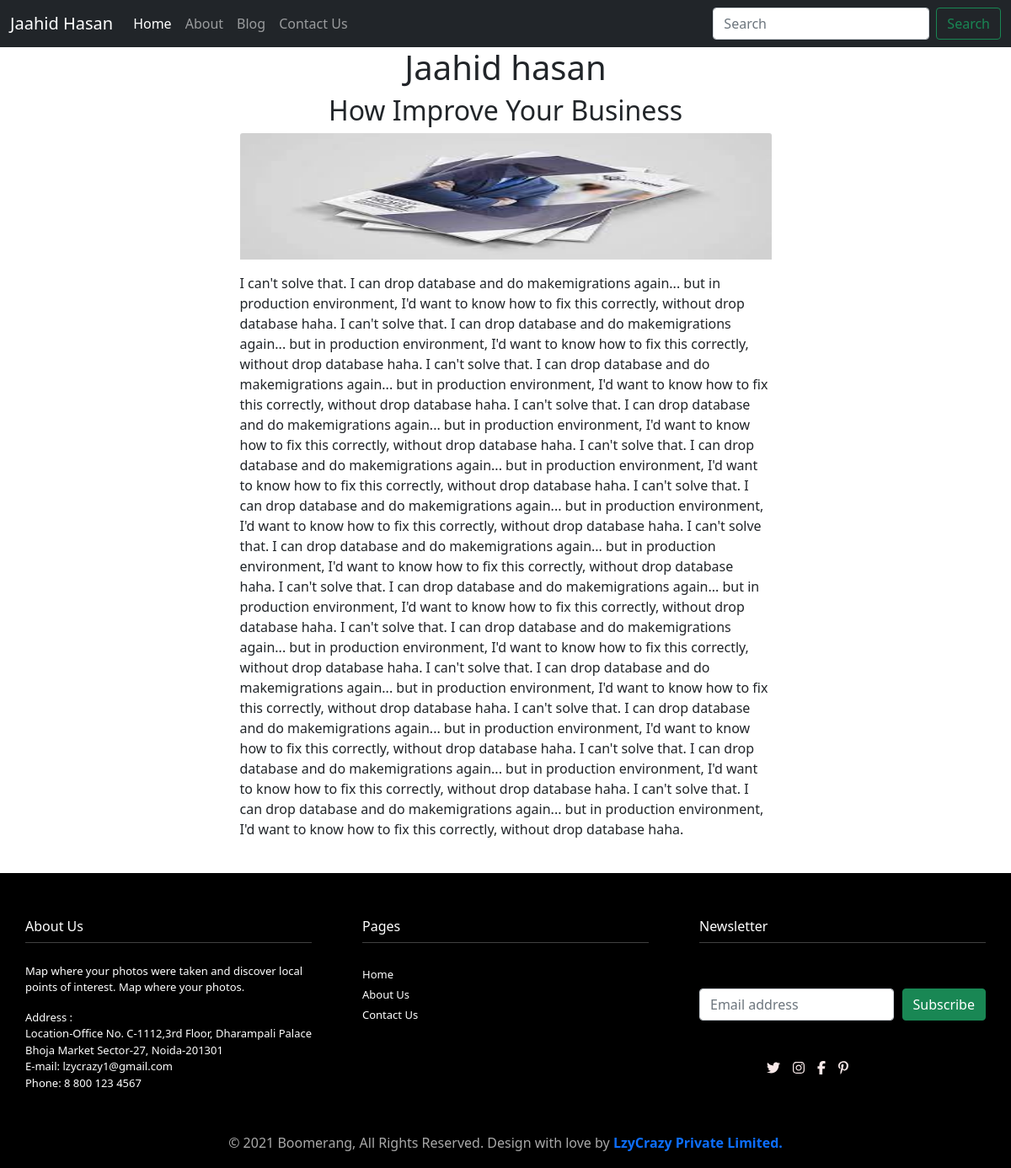
The app's page /first with its own data.
### Homeapp/models.py (models this page shows, shortened)
class Blog(models.Model):
    title = models.CharField(max_length=100)
    subtitle = models.CharField(max_length=150)
    photo = models.ImageField(upload_to='images')
    content = models.TextField()
    slug = models.SlugField()
    timestamp = models.DateTimeField(auto_now_add=True)
    views = models.IntegerField(default=0)

### Homeapp/views.py (the view)
# urls.py: path('<str:slug>', views.postdef , name="postdef")
def postdef(request, slug):
   Blog.views = Blog.views
   querset = Blog.objects.filter(slug=slug).first()
   context = {
      'querset':querset
     }
   return render(request, "post.html", context)

### templates/post.html
{% extends 'base.html' %}
{% load static %}
{% block content %}
<article class="mb-4">
    <div class="container">
        <div class="row gx-4 gx-lg-5 justify-content-center">
            <div class="col-md-10 col-lg-8 col-xl-7">
                <center><h1>{{querset.title}}</h1></center>
               <center> <h2>{{querset.subtitle}}</h2></center>
                <img src="{{querset.photo.url}}" class="card-img-top" style="height: 150px;" alt="...">
                <p>{{querset.content|safe}}</p>
            </div>
        </div>
    </div>
</article>
{% endblock %}

### records on screen
Blog: title "Jaahid hasan", subtitle "How Improve Your Business", photo (picture), content "I can't solve that. I can drop database and do makemigrations again... but in production environment, I'd want to know how to fix this correctly, without drop database haha. I can't solve that. I can drop database and do makemigrations again... but in production environment, I'd want to know how to fix this correctly, without drop database haha. I can't solve that. I can drop database and do makemigrations again... but in production environment, I'd want to know how to fix this correctly, without drop database haha. I can't solve that. I can drop database and do makemigrations again... but in production environment, I'd want to know how to fix this correctly, without drop database haha. I…"
